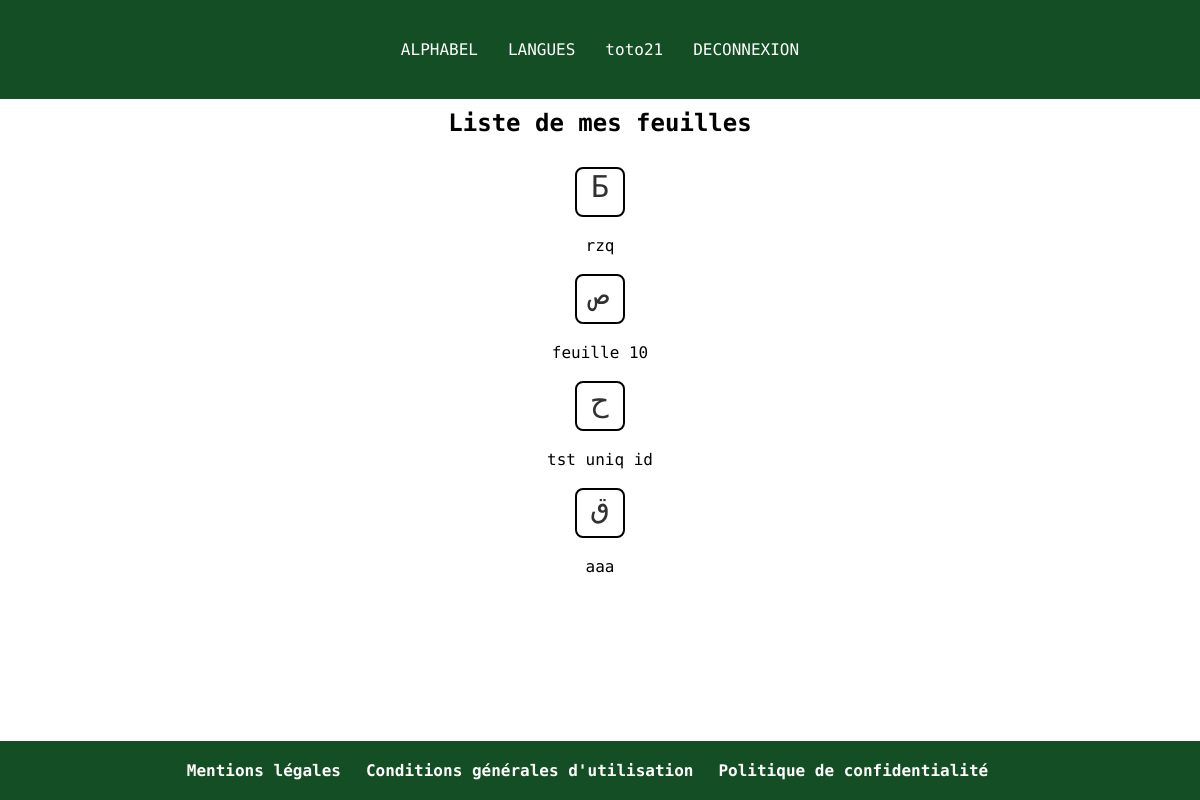
The app's page /index.php?action=recupererFeuille (signed in) with its own data.
### tables this page shows
CREATE TABLE IF NOT EXISTS `feuille` (
  `id_feuille` int NOT NULL AUTO_INCREMENT,
  `nom` varchar(355) DEFAULT NULL,
  `img` text,
  `descriptionLettre` text,
  `id_lettre` int NOT NULL,
  `id_utilisateur` int NOT NULL,
  PRIMARY KEY (`id_feuille`),
  KEY `id_lettre` (`id_lettre`),
  KEY `id_utilisateur` (`id_utilisateur`),
  CONSTRAINT `feuille_ibfk_1` FOREIGN KEY (`id_lettre`) REFERENCES `lettre` (`id_lettre`),
  CONSTRAINT `feuille_ibfk_2` FOREIGN KEY (`id_utilisateur`) REFERENCES `utilisateur` (`id_utilisateur`)
);

CREATE TABLE IF NOT EXISTS `lettre` (
  `id_lettre` int NOT NULL AUTO_INCREMENT,
  `nomLettre` varchar(50) DEFAULT NULL,
  `id_langue` int NOT NULL,
  `enregistrement` varchar(255) DEFAULT NULL,
  PRIMARY KEY (`id_lettre`),
  UNIQUE KEY `lettre` (`nomLettre`),
  KEY `id_langue` (`id_langue`),
  CONSTRAINT `lettre_ibfk_1` FOREIGN KEY (`id_langue`) REFERENCES `langue` (`id_langue`)
);

### Controller/LettreController.php (called while the page is built, shortened)
<?php
class LettreController {
    public function recupererFeuille() {
        $pdo = Connect::seConnecter();
        if ($_SESSION["user"]) {
            $id = $_SESSION["user"] ["id_utilisateur"];
            $recupFeuille = $pdo ->prepare("SELECT id_feuille, nomLettre AS lettre, nom, descriptionLettre
            FROM feuille
            INNER JOIN lettre
            ON lettre.id_lettre = feuille.id_lettre
            WHERE id_utilisateur = :id");
            $recupFeuille -> execute(["id" => $id]);
        }
        require "view/listeFeuille.php";
    }
}

### view/listeFeuille.php (the view, shortened to what this page needs)
<?php
$recupFeuilles = $recupFeuille ->fetchAll();
?>
<section>
<?php foreach($recupFeuilles as $infoFeuilles) {?>
    <div class="listeFeuilles">
<div class="lettreFeuille"> <a href="index.php?action=DetailFeuille&id=<?= $infoFeuilles["id_feuille"] ?>"  ><?= $infoFeuilles["lettre"] ?> </a>  </div> <br>  <?= $infoFeuilles["nom"] ?>    <br> <br>
    </div>
    <?php } ?>
</section>
<?php
    require "view/template.php";
?>

### Public/css/style.css (style rules this page uses)
* { margin: 0; padding: 0; box-sizing: border-box; font-family: 'Source Code Pro', monospace; }
html, body { height: 100%; }
body { background-color: rgb(255, 255, 255); min-height: 100vh; margin: 0; }
a { text-decoration: none; color: #000000ce; }
.listeFeuilles { display: flex; justify-content: center; text-align: center; flex-direction: column; align-items: center; }
.lettreFeuille { font-size: 30px; border: solid black 2px; border-radius: 8px; height: 50px; width: 50px; }

### records on screen
feuille: id_lettre.nomLettre "Б", nom "rzq"
feuille: id_lettre.nomLettre "ص", nom "feuille 10"
feuille: id_lettre.nomLettre "ح", nom "tst uniq id"
feuille: id_lettre.nomLettre "ق", nom "aaa"

### other values on screen
$_SESSION["user"] ["pseudo"] "toto21"
$titre_secondaire "Liste de mes feuilles"
